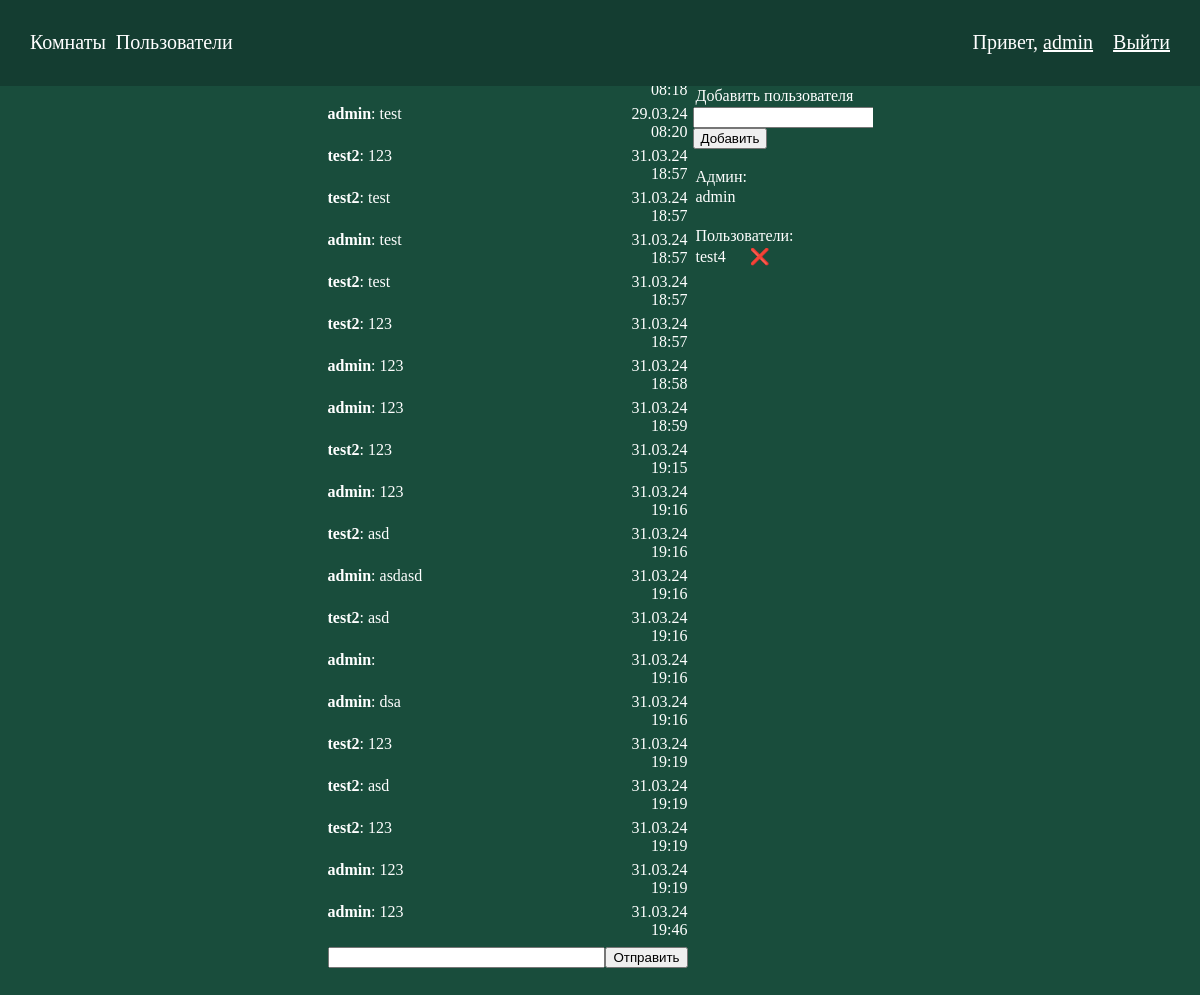
Page /room/asdasc22 (signed in) on the earlier database version.
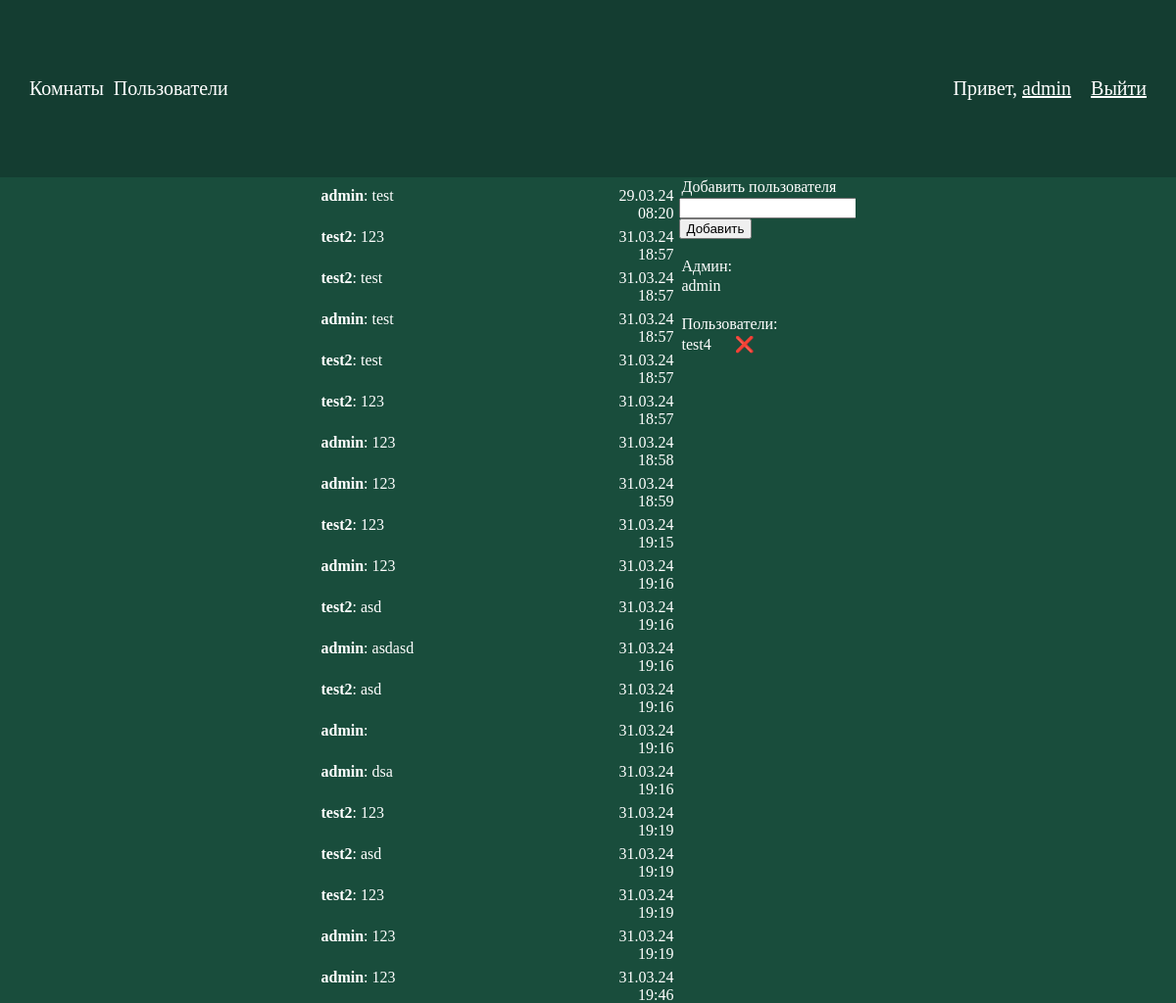
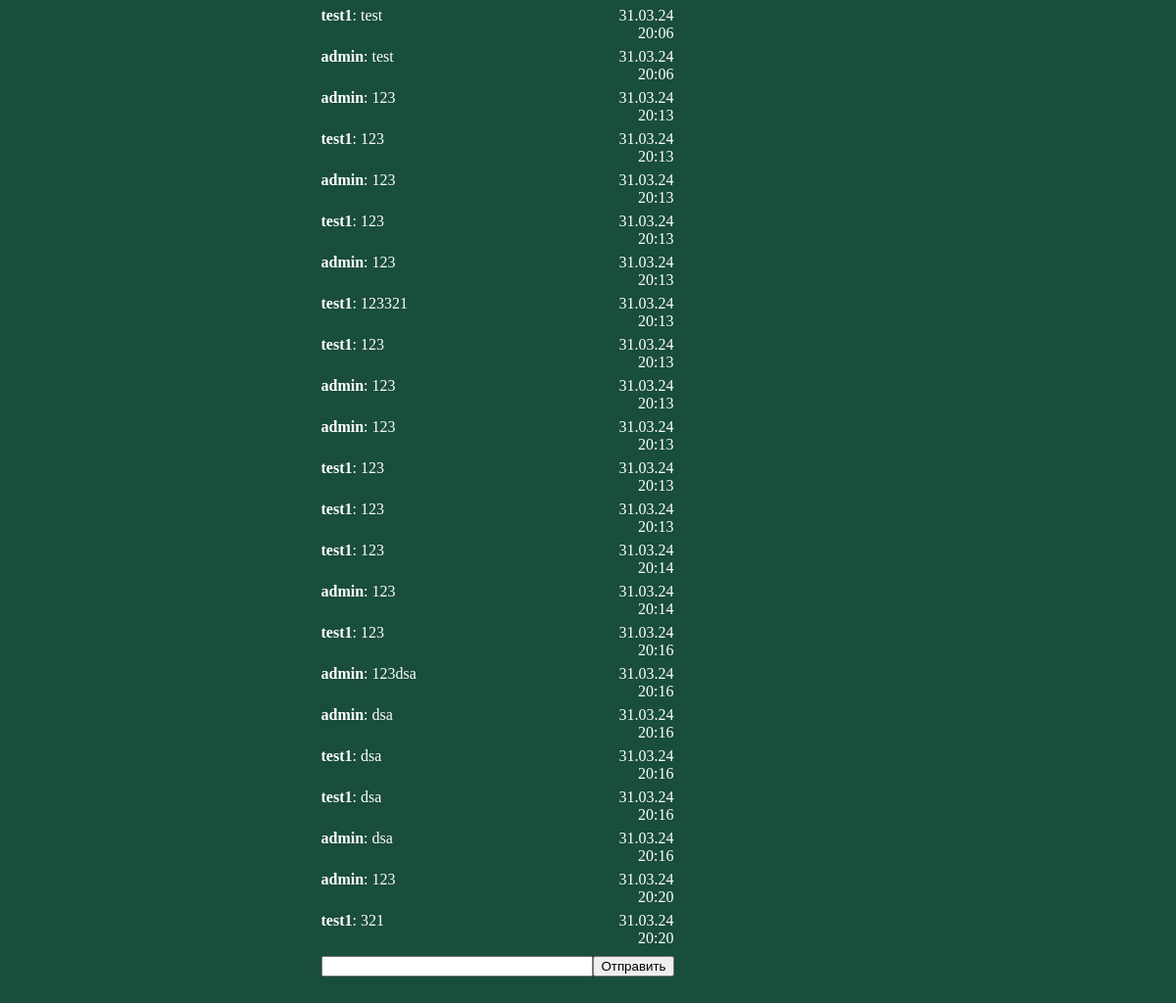
Same page on the later database version (2 pictures, top to bottom).
### social/models.py (models this page shows, shortened)
class Message(models.Model):
    text = models.TextField()
    sender = models.ForeignKey(User, on_delete=models.CASCADE)
    room = models.ForeignKey(Room, on_delete=models.CASCADE)
    time = models.DateTimeField(auto_now_add=True)
    class Meta:
        ordering = ('time',)

class Room(models.Model):
    ischat = models.BooleanField(default=True, blank=False)
    members = models.ManyToManyField(User, through='ChatMessages', related_name='members')
    roomname = models.SlugField(max_length=50, null=True)
    admin = models.ForeignKey(User, null=True, blank=True, on_delete=models.CASCADE)

### social/views.py (the view)
# urls.py: path('room/<slug:roomname>', roomview, name='room'),
@login_required
def roomview(request, roomname):
    room = Room.objects.get(roomname=roomname)
    messages = Message.objects.filter(room=room)
    context = {
        'title': f'Комната {roomname}',
        'room': room,
        'messages':messages,
    }
    if request.user not in room.members.all():
        raise PermissionDenied()
    return render(request, 'room.html', context)

### social/templates/room.html (shortened to what this page needs)
{% extends 'base.html' %}
{% load static %}
{% block content %}
    <div class="roomcontainer">
        <div class="roommsgandbutton">
            <div class="lismsgsroom">
                {% for message in messages %}
                    <div class="divmessage">
                        <div class="messagetext">
                            <p><b>{{message.sender}}{% if message.sender.first_name%} ({{message.sender.first_name}}){% endif %}</b>: {{message.text}}</p>
                        </div>
                        <div class="messagetime">
                            <p>{{message.time|date:"d.m.y H:i" }}</p>
                        </div>
                    </div>
                {% endfor %}
            </div>
            <div class="sendmsdivroom">
                <form method="" onsubmit="return false;">
                    <input id="msgtxt" name="textmsg" autocomplete="off"  >
                    <button id="btn" type="submit">Отправить</button>
                </form>
            </div>
        </div>
        <div class="userlistinroom">
            {% if user == room.admin %}
                <p>Добавить пользователя</p>
                <input id="adduserinput"><button id="adduserbutton">Добавить</button>
                <br><br>
            {% endif %}
            <p>Админ:</p>
            <p>{{room.admin}}{%if room.admin.first_name%} ({{room.admin.first_name}}) {% endif %}</p>
            <br>
            <p>Пользователи:</p>
            {% for member in room.members.all %}
                {% if not member == room.admin%}
                    <p id="{{ member.username }}">{{member}}
                        {% if user == room.admin %}
                            <a title="Исключить" class="delusericon" onclick="delUser('{{member.username}}')">&emsp; &#10060;</a>
                        {% endif %}</p>
                {% endif %}
            {%endfor%}
        </div>
    </div>
{% endblock %}

### social/templates/base.html (shortened to what this page needs)
{% load static %}
<html>
<head>
    <link rel="stylesheet" href="{%static 'social/styles.css'%}">
</head>
<body>
<div class="nav">
    <div class="navleft">
        <p><a href="{%url 'rooms'%}">Комнаты</a></p>
        <p><a href="{%url 'accounts'%}">Пользователи</a></p>
    </div>
    <div class="navright">
        {% if user.is_authenticated  %}
            <p>Привет, <a id="username" href="{%url 'profile' user.username%}">{{user.username}}</a></p>
            <p>&emsp;<a href="{% url 'account_logout' %}">Выйти</a></p>
        {% else %}
            <p><a href="{% url 'account_login'%}">Войти</a></p>
        {% endif %}
    </div>
</div>
{% block content %}
{% endblock %}
</body>
</html>

### static/social/styles.css (style rules this page uses)
html { width: 100%; height: 100%; }
body { background-color: #194D3C; margin:0px; width:100%; height: 100%; }
p, label { color: white; }
a { color:white; }
.nav { display:flex; background-color: #143D31; margin:0px; justify-content: space-between; align-items: center; height: 6%; }
.nav p { font-size:20px }
.navleft { margin-left:30px; display:flex; }
.navleft p { margin-right:10px; }
.navleft a { text-decoration:none; }
.navright { margin-right:30px; display:flex; flex-direction: row; justify-content: center; }
.navright a { font-size: 20px; }
.roommsgandbutton { height:100%; width:30%; display: flex; flex-direction: column; }
.sendmsdivroom { margin-top:5px; display: flex; flex-direction: row; width: 100%; justify-content: center; }
.sendmsdivroom form { width: 100%; display: flex; justify-content: center; }
.sendmsdivroom form input { width: 80% }
.divmessage { display: flex; justify-content: space-between; }
.messagetime { width:25%; }
.messagetime p { margin: 3px 0px 3px 0px; text-align: right; }
.messagetext { width:75%; }
.messagetext p { margin: 3px 0px 3px 0px; }
.userlistinroom { margin-left:5px; width:15%; height: 75%; overflow-y: auto; }
.userlistinroom p { margin-top:1px; margin-bottom:2px; margin-left:3px; }
.roomcontainer { display: flex; height: 80%; align-items: start; justify-content: center; }
.lismsgsroom { width: 100%; height: 75%; overflow-y: auto }
.delusericon { text-decoration: none; }

Differences in the rows shown:
added Message: sender "test1", text "test", time "31.03.24 20:06"
added Message: sender "admin", text "test", time "31.03.24 20:06"
added Message: sender "admin", text "123", time "31.03.24 20:13"
added Message: sender "test1", text "123", time "31.03.24 20:13"
added Message: sender "admin", text "123", time "31.03.24 20:13"
added Message: sender "test1", text "123", time "31.03.24 20:13"
added Message: sender "admin", text "123", time "31.03.24 20:13"
added Message: sender "test1", text "123321", time "31.03.24 20:13"
added Message: sender "test1", text "123", time "31.03.24 20:13"
added Message: sender "admin", text "123", time "31.03.24 20:13"
added Message: sender "admin", text "123", time "31.03.24 20:13"
added Message: sender "test1", text "123", time "31.03.24 20:13"
added Message: sender "test1", text "123", time "31.03.24 20:13"
added Message: sender "test1", text "123", time "31.03.24 20:14"
added Message: sender "admin", text "123", time "31.03.24 20:14"
added Message: sender "test1", text "123", time "31.03.24 20:16"
added Message: sender "admin", text "123dsa", time "31.03.24 20:16"
added Message: sender "admin", text "dsa", time "31.03.24 20:16"
added Message: sender "test1", text "dsa", time "31.03.24 20:16"
added Message: sender "test1", text "dsa", time "31.03.24 20:16"
added Message: sender "admin", text "dsa", time "31.03.24 20:16"
added Message: sender "admin", text "123", time "31.03.24 20:20"
added Message: sender "test1", text "321", time "31.03.24 20:20"
